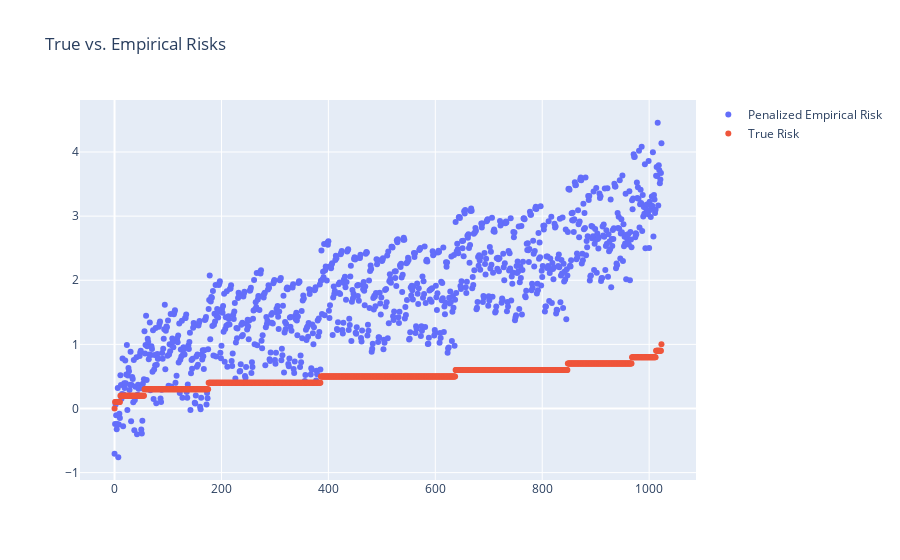

Notebook code for this chart:
### Markdown cell above
###  Part B

### Code cell
X = random_design(n, p)
e = rd.normal(scale=np.sqrt(sigma2), size=(n,))
y = e
y_norm2 = np.sum(e**2)

true_risks = []
penalized_empirical_risks = []
for s in v:
    if len(s)<1:
        # The empty set is a corner case -- no matrix slicing is possible
        true_risks.append(0.0)
        penalized_empirical_risks.append(y_norm2-n*sigma2)
    else:
        proj_y_norm2 = np.sum((X[:,s]@np.linalg.solve(X[:,s].T@X[:,s], X[:,s].T@y)))
        true_risks.append(sigma2*len(s))
        penalized_empirical_risks.append(y_norm2 - proj_y_norm2 + 2*len(s)*sigma2*np.log(p)-n*sigma2)
        
# Construct tail log probabilities from gaussian and laplacian cdfs for the same range
fig = go.Figure(data=[go.Scatter(x=np.array(range(2**p)),
                                 y=penalized_empirical_risks,
                                 name='Penalized Empirical Risk',
                                 mode='markers'
                                 ),
                      go.Scatter(x=np.array(range(2**p)),
                                 y=true_risks,
                                 name='True Risk',
                                 mode='markers'
                                 )
                     ],
                layout=go.Layout(title=go.layout.Title(text="True vs. Empirical Risks"))
                )
fig.show()

ix_opt = np.argmin(penalized_empirical_risks)
print('This run produced %d false positives' % len(v[ix_opt]))

### Figure 1 — Plotly figure (JSON) as saved in the notebook; plotly's stock layout.template omitted (floating-point values rounded to 4 significant figures; data arrays with more than 128 entries replaced by an {"elided": "..."} marker saying what was removed)
{"data": [{"mode": "markers", "name": "Penalized Empirical Risk", "type": "scatter", "x": {"elided": "1024 int values"}, "y": {"elided": "1024 float values"}}, {"mode": "markers", "name": "True Risk", "type": "scatter", "x": {"elided": "1024 int values"}, "y": {"elided": "1024 float values"}}], "layout": {"title": {"text": "True vs. Empirical Risks"}}}
